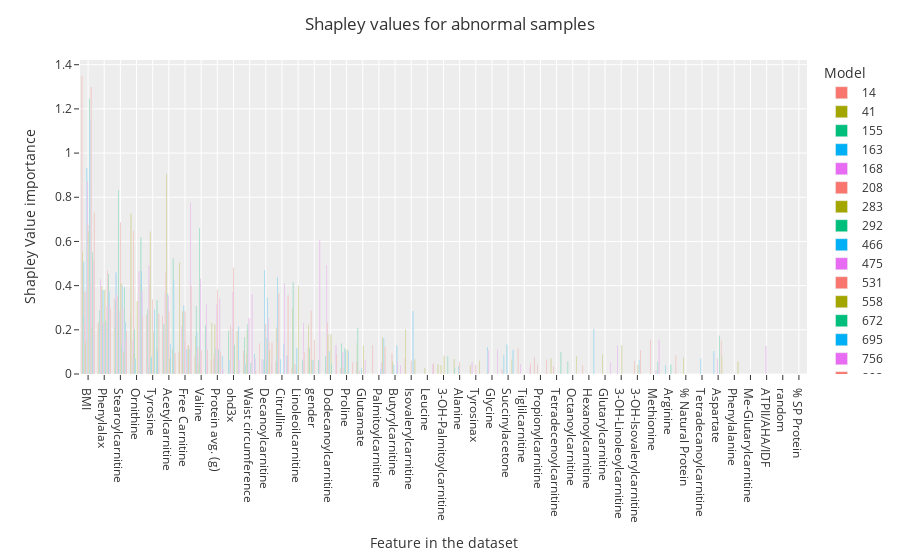

The notebook cell this image was saved under:
### Code cell
df_ranks_long = df_ranks.T
order = df_ranks_long.rank(axis="columns", ascending=False).median(axis="rows").sort_values().index

# Create a grouped barplot using Plotly
fig_barplot = px.bar(df_ranks, barmode='group', template='ggplot2',)
fig_barplot.update_xaxes(categoryorder='array', categoryarray=order, labelalias=labels_relabel)


fig_barplot.update_layout(
    xaxis_title="Feature in the dataset",
    yaxis_title="Shapley Value importance",
    title="Shapley values for abnormal samples",
    legend_title="Model",
)

# Show the plot
fig_barplot.show()

# fig = px.bar(, x='variable', y='value')
# fig.show()

### Figure 1 — Plotly figure (JSON) as saved in the notebook; plotly's stock layout.template omitted (floating-point values rounded to 4 significant figures)
{"data": [{"alignmentgroup": "True", "hovertemplate": "variable=14<br>index=%{x}<br>value=%{y}<extra></extra>", "legendgroup": "14", "marker": {"color": "#F8766D", "pattern": {"shape": ""}}, "name": "14", "offsetgroup": "14", "orientation": "v", "showlegend": true, "textposition": "auto", "type": "bar", "x": ["Género", "aleator", "IMC", "Circunferencia de cintura", "ATPII/AHA/IDF", "fenilalax", "ohd3x", "tirosinax", "Alanina", "Aspartato", "Glutamato", "Leucina", "Ornitina", "Prolina", "Tirosina", "Carnitina libre", "Propionilcarnitina", "Isovalerilcarnitina", "Tiglilcarnitina", "Me-Glutarilcarnitina", "Decanoilcarnitina", "Tetradecanoilcarnitina", "3-OH-Isovalerilcarnitina", "3-OH-Palmitoilcarnitina", "Linoleoilcarnitina", "Arginina", "Citrulina", "Glicina", "Metionina", "Fenilalanina", "Succinilacetona", "Valina", "Acetilcarnitina", "Butirilcarnitina", "Glutarilcarnitina", "Hexanoilcarnitina", "Octanoilcarnitina", "Dodecanoilcarnitina", "Tetradecenoilcarnitina", "Palmitoilcarnitina", "Estearoilcarnitina", "3-OH-Linoleoilcarnitina", "PROTEINAProm_(G)", "%_proteina_natural", "%_Proteina_SP"], "xaxis": "x", "y": [0.1187, 0, 1.35, 0.1054, 0, 0.2313, 0, 0, 0, 0, 0.05365, 0, 0.2763, 0.02626, 0.2694, 0.1024, 0.07652, 0.07066, 0.1164, 0, 0.1393, 0, 0, 0, 0.02764, 0, 0.05858, 0, 0, 0, 0.02143, 0.08013, 0.2642, 0, 0, 0.04028, 0, 0, 0, 0.1299, 0.3418, 0, 0.05993, 0, 0], "yaxis": "y"}, {"alignmentgroup": "True", "hovertemplate": "variable=41<br>index=%{x}<br>value=%{y}<extra></extra>", "legendgroup": "41", "marker": {"color": "#A3A500", "pattern": {"shape": ""}}, "name": "41", "offsetgroup": "41", "orientation": "v", "showlegend": true, "textposition": "auto", "type": "bar", "x": ["Género", "aleator", "IMC", "Circunferencia de cintura", "ATPII/AHA/IDF", "fenilalax", "ohd3x", "tirosinax", "Alanina", "Aspartato", "Glutamato", "Leucina", "Ornitina", "Prolina", "Tirosina", "Carnitina libre", "Propionilcarnitina", "Isovalerilcarnitina", "Tiglilcarnitina", "Me-Glutarilcarnitina", "Decanoilcarnitina", "Tetradecanoilcarnitina", "3-OH-Isovalerilcarnitina", "3-OH-Palmitoilcarnitina", "Linoleoilcarnitina", "Arginina", "Citrulina", "Glicina", "Metionina", "Fenilalanina", "Succinilacetona", "Valina", "Acetilcarnitina", "Butirilcarnitina", "Glutarilcarnitina", "Hexanoilcarnitina", "Octanoilcarnitina", "Dodecanoilcarnitina", "Tetradecenoilcarnitina", "Palmitoilcarnitina", "Estearoilcarnitina", "3-OH-Linoleoilcarnitina", "PROTEINAProm_(G)", "%_proteina_natural", "%_Proteina_SP"], "xaxis": "x", "y": [0.2227, 0, 0.5542, 0.03557, 0, 0.2328, 0, 0.04083, 0.06824, 0, 0.1414, 0, 0.7249, 0, 0, 0.5038, 0, 0.2014, 0, 0, 0, 0, 0, 0.0426, 0.3006, 0, 0.209, 0.004573, 0, 0, 0, 0.1694, 0.05539, 0, 0, 0, 0, 0, 0.06983, 0, 0.2056, 0, 0.232, 0, 0], "yaxis": "y"}, {"alignmentgroup": "True", "hovertemplate": "variable=155<br>index=%{x}<br>value=%{y}<extra></extra>", "legendgroup": "155", "marker": {"color": "#00BF7D", "pattern": {"shape": ""}}, "name": "155", "offsetgroup": "155", "orientation": "v", "showlegend": true, "textposition": "auto", "type": "bar", "x": ["Género", "aleator", "IMC", "Circunferencia de cintura", "ATPII/AHA/IDF", "fenilalax", "ohd3x", "tirosinax", "Alanina", "Aspartato", "Glutamato", "Leucina", "Ornitina", "Prolina", "Tirosina", "Carnitina libre", "Propionilcarnitina", "Isovalerilcarnitina", "Tiglilcarnitina", "Me-Glutarilcarnitina", "Decanoilcarnitina", "Tetradecanoilcarnitina", "3-OH-Isovalerilcarnitina", "3-OH-Palmitoilcarnitina", "Linoleoilcarnitina", "Arginina", "Citrulina", "Glicina", "Metionina", "Fenilalanina", "Succinilacetona", "Valina", "Acetilcarnitina", "Butirilcarnitina", "Glutarilcarnitina", "Hexanoilcarnitina", "Octanoilcarnitina", "Dodecanoilcarnitina", "Tetradecenoilcarnitina", "Palmitoilcarnitina", "Estearoilcarnitina", "3-OH-Linoleoilcarnitina", "PROTEINAProm_(G)", "%_proteina_natural", "%_Proteina_SP"], "xaxis": "x", "y": [0.1149, 0, 0.2626, 0.1667, 0, 0.2899, 0.1958, 0, 0.0284, 0, 0.208, 0, 0, 0.1383, 0.294, 0, 0, 0, 0, 0, 0, 0, 0, 0, 0.4159, 0, 0.07161, 0, 0, 0, 0, 0.3077, 0.2247, 0, 0, 0, 0.05673, 0.08013, 0, 0, 0.3309, 0, 0, 0, 0], "yaxis": "y"}, {"alignmentgroup": "True", "hovertemplate": "variable=163<br>index=%{x}<br>value=%{y}<extra></extra>", "legendgroup": "163", "marker": {"color": "#00B0F6", "pattern": {"shape": ""}}, "name": "163", "offsetgroup": "163", "orientation": "v", "showlegend": true, "textposition": "auto", "type": "bar", "x": ["Género", "aleator", "IMC", "Circunferencia de cintura", "ATPII/AHA/IDF", "fenilalax", "ohd3x", "tirosinax", "Alanina", "Aspartato", "Glutamato", "Leucina", "Ornitina", "Prolina", "Tirosina", "Carnitina libre", "Propionilcarnitina", "Isovalerilcarnitina", "Tiglilcarnitina", "Me-Glutarilcarnitina", "Decanoilcarnitina", "Tetradecanoilcarnitina", "3-OH-Isovalerilcarnitina", "3-OH-Palmitoilcarnitina", "Linoleoilcarnitina", "Arginina", "Citrulina", "Glicina", "Metionina", "Fenilalanina", "Succinilacetona", "Valina", "Acetilcarnitina", "Butirilcarnitina", "Glutarilcarnitina", "Hexanoilcarnitina", "Octanoilcarnitina", "Dodecanoilcarnitina", "Tetradecenoilcarnitina", "Palmitoilcarnitina", "Estearoilcarnitina", "3-OH-Linoleoilcarnitina", "PROTEINAProm_(G)", "%_proteina_natural", "%_Proteina_SP"], "xaxis": "x", "y": [0, 0, 0.5081, 0.04608, 0, 0.2278, 0.06275, 0, 0, 0.104, 0, 0, 0.05276, 0, 0.03651, 0, 0, 0, 0, 0, 0, 0, 0, 0, 0, 0.04046, 0.4384, 0.1218, 0, 0, 0.08508, 0.1884, 0, 0, 0, 0, 0, 0, 0, 0, 0.4592, 0, 0, 0, 0], "yaxis": "y"}, {"alignmentgroup": "True", "hovertemplate": "variable=168<br>index=%{x}<br>value=%{y}<extra></extra>", "legendgroup": "168", "marker": {"color": "#E76BF3", "pattern": {"shape": ""}}, "name": "168", "offsetgroup": "168", "orientation": "v", "showlegend": true, "textposition": "auto", "type": "bar", "x": ["Género", "aleator", "IMC", "Circunferencia de cintura", "ATPII/AHA/IDF", "fenilalax", "ohd3x", "tirosinax", "Alanina", "Aspartato", "Glutamato", "Leucina", "Ornitina", "Prolina", "Tirosina", "Carnitina libre", "Propionilcarnitina", "Isovalerilcarnitina", "Tiglilcarnitina", "Me-Glutarilcarnitina", "Decanoilcarnitina", "Tetradecanoilcarnitina", "3-OH-Isovalerilcarnitina", "3-OH-Palmitoilcarnitina", "Linoleoilcarnitina", "Arginina", "Citrulina", "Glicina", "Metionina", "Fenilalanina", "Succinilacetona", "Valina", "Acetilcarnitina", "Butirilcarnitina", "Glutarilcarnitina", "Hexanoilcarnitina", "Octanoilcarnitina", "Dodecanoilcarnitina", "Tetradecenoilcarnitina", "Palmitoilcarnitina", "Estearoilcarnitina", "3-OH-Linoleoilcarnitina", "PROTEINAProm_(G)", "%_proteina_natural", "%_Proteina_SP"], "xaxis": "x", "y": [0, 0, 0.2317, 0, 0, 0.4294, 0, 0.05429, 0, 0, 0, 0, 0.1523, 0.1, 0.4914, 0.2148, 0, 0, 0.04422, 0, 0.06715, 0, 0, 0, 0.0181, 0, 0.1436, 0.1065, 0, 0, 0, 0.1008, 0.3651, 0, 0, 0, 0, 0.4934, 0, 0, 0.3603, 0.1283, 0.07066, 0, 0], "yaxis": "y"}, {"alignmentgroup": "True", "hovertemplate": "variable=208<br>index=%{x}<br>value=%{y}<extra></extra>", "legendgroup": "208", "marker": {"color": "#F8766D", "pattern": {"shape": ""}}, "name": "208", "offsetgroup": "208", "orientation": "v", "showlegend": true, "textposition": "auto", "type": "bar", "x": ["Género", "aleator", "IMC", "Circunferencia de cintura", "ATPII/AHA/IDF", "fenilalax", "ohd3x", "tirosinax", "Alanina", "Aspartato", "Glutamato", "Leucina", "Ornitina", "Prolina", "Tirosina", "Carnitina libre", "Propionilcarnitina", "Isovalerilcarnitina", "Tiglilcarnitina", "Me-Glutarilcarnitina", "Decanoilcarnitina", "Tetradecanoilcarnitina", "3-OH-Isovalerilcarnitina", "3-OH-Palmitoilcarnitina", "Linoleoilcarnitina", "Arginina", "Citrulina", "Glicina", "Metionina", "Fenilalanina", "Succinilacetona", "Valina", "Acetilcarnitina", "Butirilcarnitina", "Glutarilcarnitina", "Hexanoilcarnitina", "Octanoilcarnitina", "Dodecanoilcarnitina", "Tetradecenoilcarnitina", "Palmitoilcarnitina", "Estearoilcarnitina", "3-OH-Linoleoilcarnitina", "PROTEINAProm_(G)", "%_proteina_natural", "%_Proteina_SP"], "xaxis": "x", "y": [0.2864, 0, 0.3738, 0.09088, 0, 0.2486, 0.2206, 0, 0, 0, 0.0109, 0, 0.6501, 0, 0.4051, 0.04316, 0.04171, 0, 0, 0, 0, 0, 0.06009, 0, 0.04493, 0, 0.3655, 0, 0.1553, 0, 0, 0.122, 0.4598, 0.09324, 0, 0, 0, 0.2339, 0.03522, 0, 0.3513, 0, 0.09249, 0, 0], "yaxis": "y"}, {"alignmentgroup": "True", "hovertemplate": "variable=283<br>index=%{x}<br>value=%{y}<extra></extra>", "legendgroup": "283", "marker": {"color": "#A3A500", "pattern": {"shape": ""}}, "name": "283", "offsetgroup": "283", "orientation": "v", "showlegend": true, "textposition": "auto", "type": "bar", "x": ["Género", "aleator", "IMC", "Circunferencia de cintura", "ATPII/AHA/IDF", "fenilalax", "ohd3x", "tirosinax", "Alanina", "Aspartato", "Glutamato", "Leucina", "Ornitina", "Prolina", "Tirosina", "Carnitina libre", "Propionilcarnitina", "Isovalerilcarnitina", "Tiglilcarnitina", "Me-Glutarilcarnitina", "Decanoilcarnitina", "Tetradecanoilcarnitina", "3-OH-Isovalerilcarnitina", "3-OH-Palmitoilcarnitina", "Linoleoilcarnitina", "Arginina", "Citrulina", "Glicina", "Metionina", "Fenilalanina", "Succinilacetona", "Valina", "Acetilcarnitina", "Butirilcarnitina", "Glutarilcarnitina", "Hexanoilcarnitina", "Octanoilcarnitina", "Dodecanoilcarnitina", "Tetradecenoilcarnitina", "Palmitoilcarnitina", "Estearoilcarnitina", "3-OH-Linoleoilcarnitina", "PROTEINAProm_(G)", "%_proteina_natural", "%_Proteina_SP"], "xaxis": "x", "y": [0.06519, 0, 0.1422, 0.1997, 0, 0.398, 0, 0, 0, 0, 0, 0.0266, 0.09001, 0.0327, 0.6451, 0.2834, 0, 0, 0, 0, 0, 0, 0, 0.04078, 0, 0, 0, 0, 0, 0, 0, 0.04802, 0.906, 0.05884, 0.08956, 0, 0, 0.18, 0, 0, 0.1996, 0, 0.2239, 0.07504, 0], "yaxis": "y"}, {"alignmentgroup": "True", "hovertemplate": "variable=292<br>index=%{x}<br>value=%{y}<extra></extra>", "legendgroup": "292", "marker": {"color": "#00BF7D", "pattern": {"shape": ""}}, "name": "292", "offsetgroup": "292", "orientation": "v", "showlegend": true, "textposition": "auto", "type": "bar", "x": ["Género", "aleator", "IMC", "Circunferencia de cintura", "ATPII/AHA/IDF", "fenilalax", "ohd3x", "tirosinax", "Alanina", "Aspartato", "Glutamato", "Leucina", "Ornitina", "Prolina", "Tirosina", "Carnitina libre", "Propionilcarnitina", "Isovalerilcarnitina", "Tiglilcarnitina", "Me-Glutarilcarnitina", "Decanoilcarnitina", "Tetradecanoilcarnitina", "3-OH-Isovalerilcarnitina", "3-OH-Palmitoilcarnitina", "Linoleoilcarnitina", "Arginina", "Citrulina", "Glicina", "Metionina", "Fenilalanina", "Succinilacetona", "Valina", "Acetilcarnitina", "Butirilcarnitina", "Glutarilcarnitina", "Hexanoilcarnitina", "Octanoilcarnitina", "Dodecanoilcarnitina", "Tetradecenoilcarnitina", "Palmitoilcarnitina", "Estearoilcarnitina", "3-OH-Linoleoilcarnitina", "PROTEINAProm_(G)", "%_proteina_natural", "%_Proteina_SP"], "xaxis": "x", "y": [0, 0, 0, 0.2252, 0, 0.2271, 0, 0, 0, 0, 0, 0, 0.2025, 0.118, 0.07286, 0, 0, 0, 0, 0, 0.06489, 0, 0, 0, 0.03552, 0, 0, 0, 0, 0, 0, 0.6606, 0, 0, 0, 0, 0, 0, 0, 0, 0.8327, 0, 0, 0, 0], "yaxis": "y"}, {"alignmentgroup": "True", "hovertemplate": "variable=466<br>index=%{x}<br>value=%{y}<extra></extra>", "legendgroup": "466", "marker": {"color": "#00B0F6", "pattern": {"shape": ""}}, "name": "466", "offsetgroup": "466", "orientation": "v", "showlegend": true, "textposition": "auto", "type": "bar", "x": ["Género", "aleator", "IMC", "Circunferencia de cintura", "ATPII/AHA/IDF", "fenilalax", "ohd3x", "tirosinax", "Alanina", "Aspartato", "Glutamato", "Leucina", "Ornitina", "Prolina", "Tirosina", "Carnitina libre", "Propionilcarnitina", "Isovalerilcarnitina", "Tiglilcarnitina", "Me-Glutarilcarnitina", "Decanoilcarnitina", "Tetradecanoilcarnitina", "3-OH-Isovalerilcarnitina", "3-OH-Palmitoilcarnitina", "Linoleoilcarnitina", "Arginina", "Citrulina", "Glicina", "Metionina", "Fenilalanina", "Succinilacetona", "Valina", "Acetilcarnitina", "Butirilcarnitina", "Glutarilcarnitina", "Hexanoilcarnitina", "Octanoilcarnitina", "Dodecanoilcarnitina", "Tetradecenoilcarnitina", "Palmitoilcarnitina", "Estearoilcarnitina", "3-OH-Linoleoilcarnitina", "PROTEINAProm_(G)", "%_proteina_natural", "%_Proteina_SP"], "xaxis": "x", "y": [0.06287, 0, 0.9323, 0, 0, 0.379, 0.205, 0, 0.03455, 0, 0.02596, 0, 0.06944, 0.1071, 0.07971, 0.31, 0, 0, 0, 0, 0.4712, 0.06951, 0, 0, 0.1179, 0, 0.06691, 0, 0, 0, 0.1335, 0, 0.3634, 0.04187, 0, 0, 0, 0.1013, 0, 0, 0.1683, 0, 0.1162, 0, 0], "yaxis": "y"}, {"alignmentgroup": "True", "hovertemplate": "variable=475<br>index=%{x}<br>value=%{y}<extra></extra>", "legendgroup": "475", "marker": {"color": "#E76BF3", "pattern": {"shape": ""}}, "name": "475", "offsetgroup": "475", "orientation": "v", "showlegend": true, "textposition": "auto", "type": "bar", "x": ["Género", "aleator", "IMC", "Circunferencia de cintura", "ATPII/AHA/IDF", "fenilalax", "ohd3x", "tirosinax", "Alanina", "Aspartato", "Glutamato", "Leucina", "Ornitina", "Prolina", "Tirosina", "Carnitina libre", "Propionilcarnitina", "Isovalerilcarnitina", "Tiglilcarnitina", "Me-Glutarilcarnitina", "Decanoilcarnitina", "Tetradecanoilcarnitina", "3-OH-Isovalerilcarnitina", "3-OH-Palmitoilcarnitina", "Linoleoilcarnitina", "Arginina", "Citrulina", "Glicina", "Metionina", "Fenilalanina", "Succinilacetona", "Valina", "Acetilcarnitina", "Butirilcarnitina", "Glutarilcarnitina", "Hexanoilcarnitina", "Octanoilcarnitina", "Dodecanoilcarnitina", "Tetradecenoilcarnitina", "Palmitoilcarnitina", "Estearoilcarnitina", "3-OH-Linoleoilcarnitina", "PROTEINAProm_(G)", "%_proteina_natural", "%_Proteina_SP"], "xaxis": "x", "y": [0, 0, 0.8739, 0.2536, 0.127, 0.2369, 0.3711, 0, 0, 0.06876, 0, 0, 0, 0, 0, 0.1428, 0, 0, 0, 0, 0, 0, 0, 0, 0, 0, 0, 0, 0, 0, 0, 0.4314, 0.3544, 0, 0, 0, 0, 0, 0, 0, 0.2824, 0, 0.3162, 0, 0], "yaxis": "y"}, {"alignmentgroup": "True", "hovertemplate": "variable=531<br>index=%{x}<br>value=%{y}<extra></extra>", "legendgroup": "531", "marker": {"color": "#F8766D", "pattern": {"shape": ""}}, "name": "531", "offsetgroup": "531", "orientation": "v", "showlegend": true, "textposition": "auto", "type": "bar", "x": ["Género", "aleator", "IMC", "Circunferencia de cintura", "ATPII/AHA/IDF", "fenilalax", "ohd3x", "tirosinax", "Alanina", "Aspartato", "Glutamato", "Leucina", "Ornitina", "Prolina", "Tirosina", "Carnitina libre", "Propionilcarnitina", "Isovalerilcarnitina", "Tiglilcarnitina", "Me-Glutarilcarnitina", "Decanoilcarnitina", "Tetradecanoilcarnitina", "3-OH-Isovalerilcarnitina", "3-OH-Palmitoilcarnitina", "Linoleoilcarnitina", "Arginina", "Citrulina", "Glicina", "Metionina", "Fenilalanina", "Succinilacetona", "Valina", "Acetilcarnitina", "Butirilcarnitina", "Glutarilcarnitina", "Hexanoilcarnitina", "Octanoilcarnitina", "Dodecanoilcarnitina", "Tetradecenoilcarnitina", "Palmitoilcarnitina", "Estearoilcarnitina", "3-OH-Linoleoilcarnitina", "PROTEINAProm_(G)", "%_proteina_natural", "%_Proteina_SP"], "xaxis": "x", "y": [0.1537, 0, 0.6743, 0, 0, 0.2327, 0.4812, 0.03975, 0.0548, 0, 0, 0, 0, 0, 0.3371, 0.2846, 0, 0.06045, 0, 0, 0.2266, 0, 0, 0, 0, 0, 0, 0, 0, 0, 0, 0.1066, 0.2827, 0, 0, 0, 0, 0, 0, 0, 0.6855, 0, 0.3811, 0, 0], "yaxis": "y"}, {"alignmentgroup": "True", "hovertemplate": "variable=558<br>index=%{x}<br>value=%{y}<extra></extra>", "legendgroup": "558", "marker": {"color": "#A3A500", "pattern": {"shape": ""}}, "name": "558", "offsetgroup": "558", "orientation": "v", "showlegend": true, "textposition": "auto", "type": "bar", "x": ["Género", "aleator", "IMC", "Circunferencia de cintura", "ATPII/AHA/IDF", "fenilalax", "ohd3x", "tirosinax", "Alanina", "Aspartato", "Glutamato", "Leucina", "Ornitina", "Prolina", "Tirosina", "Carnitina libre", "Propionilcarnitina", "Isovalerilcarnitina", "Tiglilcarnitina", "Me-Glutarilcarnitina", "Decanoilcarnitina", "Tetradecanoilcarnitina", "3-OH-Isovalerilcarnitina", "3-OH-Palmitoilcarnitina", "Linoleoilcarnitina", "Arginina", "Citrulina", "Glicina", "Metionina", "Fenilalanina", "Succinilacetona", "Valina", "Acetilcarnitina", "Butirilcarnitina", "Glutarilcarnitina", "Hexanoilcarnitina", "Octanoilcarnitina", "Dodecanoilcarnitina", "Tetradecenoilcarnitina", "Palmitoilcarnitina", "Estearoilcarnitina", "3-OH-Linoleoilcarnitina", "PROTEINAProm_(G)", "%_proteina_natural", "%_Proteina_SP"], "xaxis": "x", "y": [0, 0, 0.6446, 0, 0, 0.3798, 0.06287, 0, 0, 0, 0.1293, 0, 0.3302, 0.113, 0.1909, 0, 0, 0, 0, 0, 0.05762, 0, 0.04086, 0.08259, 0.3989, 0, 0, 0, 0, 0, 0, 0, 0.07254, 0, 0, 0, 0, 0.1804, 0, 0, 0.4105, 0.13, 0.06139, 0, 0], "yaxis": "y"}, {"alignmentgroup": "True", "hovertemplate": "variable=672<br>index=%{x}<br>value=%{y}<extra></extra>", "legendgroup": "672", "marker": {"color": "#00BF7D", "pattern": {"shape": ""}}, "name": "672", "offsetgroup": "672", "orientation": "v", "showlegend": true, "textposition": "auto", "type": "bar", "x": ["Género", "aleator", "IMC", "Circunferencia de cintura", "ATPII/AHA/IDF", "fenilalax", "ohd3x", "tirosinax", "Alanina", "Aspartato", "Glutamato", "Leucina", "Ornitina", "Prolina", "Tirosina", "Carnitina libre", "Propionilcarnitina", "Isovalerilcarnitina", "Tiglilcarnitina", "Me-Glutarilcarnitina", "Decanoilcarnitina", "Tetradecanoilcarnitina", "3-OH-Isovalerilcarnitina", "3-OH-Palmitoilcarnitina", "Linoleoilcarnitina", "Arginina", "Citrulina", "Glicina", "Metionina", "Fenilalanina", "Succinilacetona", "Valina", "Acetilcarnitina", "Butirilcarnitina", "Glutarilcarnitina", "Hexanoilcarnitina", "Octanoilcarnitina", "Dodecanoilcarnitina", "Tetradecenoilcarnitina", "Palmitoilcarnitina", "Estearoilcarnitina", "3-OH-Linoleoilcarnitina", "PROTEINAProm_(G)", "%_proteina_natural", "%_Proteina_SP"], "xaxis": "x", "y": [0, 0, 1.246, 0.04848, 0, 0.2405, 0.1328, 0, 0, 0.173, 0, 0, 0, 0, 0, 0, 0, 0, 0, 0, 0.1632, 0, 0, 0, 0, 0.04202, 0, 0, 0, 0, 0, 0, 0, 0, 0, 0, 0, 0.04801, 0, 0, 0.1275, 0, 0.1097, 0, 0], "yaxis": "y"}, {"alignmentgroup": "True", "hovertemplate": "variable=695<br>index=%{x}<br>value=%{y}<extra></extra>", "legendgroup": "695", "marker": {"color": "#00B0F6", "pattern": {"shape": ""}}, "name": "695", "offsetgroup": "695", "orientation": "v", "showlegend": true, "textposition": "auto", "type": "bar", "x": ["Género", "aleator", "IMC", "Circunferencia de cintura", "ATPII/AHA/IDF", "fenilalax", "ohd3x", "tirosinax", "Alanina", "Aspartato", "Glutamato", "Leucina", "Ornitina", "Prolina", "Tirosina", "Carnitina libre", "Propionilcarnitina", "Isovalerilcarnitina", "Tiglilcarnitina", "Me-Glutarilcarnitina", "Decanoilcarnitina", "Tetradecanoilcarnitina", "3-OH-Isovalerilcarnitina", "3-OH-Palmitoilcarnitina", "Linoleoilcarnitina", "Arginina", "Citrulina", "Glicina", "Metionina", "Fenilalanina", "Succinilacetona", "Valina", "Acetilcarnitina", "Butirilcarnitina", "Glutarilcarnitina", "Hexanoilcarnitina", "Octanoilcarnitina", "Dodecanoilcarnitina", "Tetradecenoilcarnitina", "Palmitoilcarnitina", "Estearoilcarnitina", "3-OH-Linoleoilcarnitina", "PROTEINAProm_(G)", "%_proteina_natural", "%_Proteina_SP"], "xaxis": "x", "y": [0, 0, 1.155, 0, 0, 0.2205, 0, 0, 0, 0, 0, 0, 0, 0.104, 0.2917, 0.1128, 0, 0.2836, 0, 0, 0.3451, 0, 0.06172, 0, 0, 0, 0.1352, 0, 0, 0, 0, 0, 0.1345, 0.1282, 0, 0, 0, 0, 0, 0.02297, 0.4, 0, 0, 0, 0], "yaxis": "y"}, {"alignmentgroup": "True", "hovertemplate": "variable=756<br>index=%{x}<br>value=%{y}<extra></extra>", "legendgroup": "756", "marker": {"color": "#E76BF3", "pattern": {"shape": ""}}, "name": "756", "offsetgroup": "756", "orientation": "v", "showlegend": true, "textposition": "auto", "type": "bar", "x": ["Género", "aleator", "IMC", "Circunferencia de cintura", "ATPII/AHA/IDF", "fenilalax", "ohd3x", "tirosinax", "Alanina", "Aspartato", "Glutamato", "Leucina", "Ornitina", "Prolina", "Tirosina", "Carnitina libre", "Propionilcarnitina", "Isovalerilcarnitina", "Tiglilcarnitina", "Me-Glutarilcarnitina", "Decanoilcarnitina", "Tetradecanoilcarnitina", "3-OH-Isovalerilcarnitina", "3-OH-Palmitoilcarnitina", "Linoleoilcarnitina", "Arginina", "Citrulina", "Glicina", "Metionina", "Fenilalanina", "Succinilacetona", "Valina", "Acetilcarnitina", "Butirilcarnitina", "Glutarilcarnitina", "Hexanoilcarnitina", "Octanoilcarnitina", "Dodecanoilcarnitina", "Tetradecenoilcarnitina", "Palmitoilcarnitina", "Estearoilcarnitina", "3-OH-Linoleoilcarnitina", "PROTEINAProm_(G)", "%_proteina_natural", "%_Proteina_SP"], "xaxis": "x", "y": [0, 0, 0.4049, 0.3605, 0, 0.304, 0, 0, 0, 0, 0.06268, 0, 0.466, 0, 0, 0.05903, 0, 0, 0, 0, 0.2511, 0, 0, 0, 0, 0, 0.4102, 0, 0.01622, 0, 0, 0, 0, 0.05878, 0, 0, 0, 0, 0, 0.05173, 0.2953, 0, 0.3428, 0, 0], "yaxis": "y"}, {"alignmentgroup": "True", "hovertemplate": "variable=802<br>index=%{x}<br>value=%{y}<extra></extra>", "legendgroup": "802", "marker": {"color": "#F8766D", "pattern": {"shape": ""}}, "name": "802", "offsetgroup": "802", "orientation": "v", "showlegend": true, "textposition": "auto", "type": "bar", "x": ["Género", "aleator", "IMC", "Circunferencia de cintura", "ATPII/AHA/IDF", "fenilalax", "ohd3x", "tirosinax", "Alanina", "Aspartato", "Glutamato", "Leucina", "Ornitina", "Prolina", "Tirosina", "Carnitina libre", "Propionilcarnitina", "Isovalerilcarnitina", "Tiglilcarnitina", "Me-Glutarilcarnitina", "Decanoilcarnitina", "Tetradecanoilcarnitina", "3-OH-Isovalerilcarnitina", "3-OH-Palmitoilcarnitina", "Linoleoilcarnitina", "Arginina", "Citrulina", "Glicina", "Metionina", "Fenilalanina", "Succinilacetona", "Valina", "Acetilcarnitina", "Butirilcarnitina", "Glutarilcarnitina", "Hexanoilcarnitina", "Octanoilcarnitina", "Dodecanoilcarnitina", "Tetradecenoilcarnitina", "Palmitoilcarnitina", "Estearoilcarnitina", "3-OH-Linoleoilcarnitina", "PROTEINAProm_(G)", "%_proteina_natural", "%_Proteina_SP"], "xaxis": "x", "y": [0, 0, 1.299, 0, 0, 0.4676, 0, 0, 0, 0.1501, 0, 0, 0, 0, 0, 0.1286, 0, 0, 0, 0, 0.145, 0, 0.1084, 0, 0, 0, 0, 0, 0, 0, 0, 0, 0, 0, 0, 0, 0, 0, 0, 0, 0.0981, 0, 0.09846, 0, 0], "yaxis": "y"}, {"alignmentgroup": "True", "hovertemplate": "variable=810<br>index=%{x}<br>value=%{y}<extra></extra>", "legendgroup": "810", "marker": {"color": "#A3A500", "pattern": {"shape": ""}}, "name": "810", "offsetgroup": "810", "orientation": "v", "showlegend": true, "textposition": "auto", "type": "bar", "x": ["Género", "aleator", "IMC", "Circunferencia de cintura", "ATPII/AHA/IDF", "fenilalax", "ohd3x", "tirosinax", "Alanina", "Aspartato", "Glutamato", "Leucina", "Ornitina", "Prolina", "Tirosina", "Carnitina libre", "Propionilcarnitina", "Isovalerilcarnitina", "Tiglilcarnitina", "Me-Glutarilcarnitina", "Decanoilcarnitina", "Tetradecanoilcarnitina", "3-OH-Isovalerilcarnitina", "3-OH-Palmitoilcarnitina", "Linoleoilcarnitina", "Arginina", "Citrulina", "Glicina", "Metionina", "Fenilalanina", "Succinilacetona", "Valina", "Acetilcarnitina", "Butirilcarnitina", "Glutarilcarnitina", "Hexanoilcarnitina", "Octanoilcarnitina", "Dodecanoilcarnitina", "Tetradecenoilcarnitina", "Palmitoilcarnitina", "Estearoilcarnitina", "3-OH-Linoleoilcarnitina", "PROTEINAProm_(G)", "%_proteina_natural", "%_Proteina_SP"], "xaxis": "x", "y": [0, 0, 0.2126, 0, 0, 0.2408, 0.1951, 0.05941, 0, 0.08114, 0, 0, 0.4079, 0, 0.1151, 0.1296, 0, 0.06593, 0, 0, 0.1072, 0, 0, 0, 0, 0, 0, 0, 0, 0.05649, 0.06408, 0, 0.1123, 0, 0, 0, 0.08173, 0, 0, 0.1647, 0.1012, 0, 0, 0, 0], "yaxis": "y"}, {"alignmentgroup": "True", "hovertemplate": "variable=812<br>index=%{x}<br>value=%{y}<extra></extra>", "legendgroup": "812", "marker": {"color": "#00BF7D", "pattern": {"shape": ""}}, "name": "812", "offsetgroup": "812", "orientation": "v", "showlegend": true, "textposition": "auto", "type": "bar", "x": ["Género", "aleator", "IMC", "Circunferencia de cintura", "ATPII/AHA/IDF", "fenilalax", "ohd3x", "tirosinax", "Alanina", "Aspartato", "Glutamato", "Leucina", "Ornitina", "Prolina", "Tirosina", "Carnitina libre", "Propionilcarnitina", "Isovalerilcarnitina", "Tiglilcarnitina", "Me-Glutarilcarnitina", "Decanoilcarnitina", "Tetradecanoilcarnitina", "3-OH-Isovalerilcarnitina", "3-OH-Palmitoilcarnitina", "Linoleoilcarnitina", "Arginina", "Citrulina", "Glicina", "Metionina", "Fenilalanina", "Succinilacetona", "Valina", "Acetilcarnitina", "Butirilcarnitina", "Glutarilcarnitina", "Hexanoilcarnitina", "Octanoilcarnitina", "Dodecanoilcarnitina", "Tetradecenoilcarnitina", "Palmitoilcarnitina", "Estearoilcarnitina", "3-OH-Linoleoilcarnitina", "PROTEINAProm_(G)", "%_proteina_natural", "%_Proteina_SP"], "xaxis": "x", "y": [0.06228, 0, 0.5515, 0, 0, 0.4522, 0, 0, 0, 0, 0, 0, 0.6179, 0, 0.3334, 0, 0, 0, 0, 0, 0, 0, 0, 0.07995, 0.06434, 0, 0, 0, 0.05442, 0, 0, 0.2205, 0.5244, 0, 0, 0, 0, 0, 0.09823, 0, 0.3938, 0, 0, 0, 0], "yaxis": "y"}, {"alignmentgroup": "True", "hovertemplate": "variable=850<br>index=%{x}<br>value=%{y}<extra></extra>", "legendgroup": "850", "marker": {"color": "#00B0F6", "pattern": {"shape": ""}}, "name": "850", "offsetgroup": "850", "orientation": "v", "showlegend": true, "textposition": "auto", "type": "bar", "x": ["Género", "aleator", "IMC", "Circunferencia de cintura", "ATPII/AHA/IDF", "fenilalax", "ohd3x", "tirosinax", "Alanina", "Aspartato", "Glutamato", "Leucina", "Ornitina", "Prolina", "Tirosina", "Carnitina libre", "Propionilcarnitina", "Isovalerilcarnitina", "Tiglilcarnitina", "Me-Glutarilcarnitina", "Decanoilcarnitina", "Tetradecanoilcarnitina", "3-OH-Isovalerilcarnitina", "3-OH-Palmitoilcarnitina", "Linoleoilcarnitina", "Arginina", "Citrulina", "Glicina", "Metionina", "Fenilalanina", "Succinilacetona", "Valina", "Acetilcarnitina", "Butirilcarnitina", "Glutarilcarnitina", "Hexanoilcarnitina", "Octanoilcarnitina", "Dodecanoilcarnitina", "Tetradecenoilcarnitina", "Palmitoilcarnitina", "Estearoilcarnitina", "3-OH-Linoleoilcarnitina", "PROTEINAProm_(G)", "%_proteina_natural", "%_Proteina_SP"], "xaxis": "x", "y": [0, 0, 0.1684, 0.09025, 0, 0.374, 0.215, 0, 0, 0, 0, 0, 0.4667, 0, 0.105, 0.1122, 0, 0, 0, 0, 0, 0, 0, 0, 0, 0, 0.08299, 0, 0, 0, 0.1091, 0.06695, 0.4215, 0, 0, 0.2035, 0, 0, 0, 0.1634, 0.2341, 0, 0.08172, 0, 0], "yaxis": "y"}, {"alignmentgroup": "True", "hovertemplate": "variable=866<br>index=%{x}<br>value=%{y}<extra></extra>", "legendgroup": "866", "marker": {"color": "#E76BF3", "pattern": {"shape": ""}}, "name": "866", "offsetgroup": "866", "orientation": "v", "showlegend": true, "textposition": "auto", "type": "bar", "x": ["Género", "aleator", "IMC", "Circunferencia de cintura", "ATPII/AHA/IDF", "fenilalax", "ohd3x", "tirosinax", "Alanina", "Aspartato", "Glutamato", "Leucina", "Ornitina", "Prolina", "Tirosina", "Carnitina libre", "Propionilcarnitina", "Isovalerilcarnitina", "Tiglilcarnitina", "Me-Glutarilcarnitina", "Decanoilcarnitina", "Tetradecanoilcarnitina", "3-OH-Isovalerilcarnitina", "3-OH-Palmitoilcarnitina", "Linoleoilcarnitina", "Arginina", "Citrulina", "Glicina", "Metionina", "Fenilalanina", "Succinilacetona", "Valina", "Acetilcarnitina", "Butirilcarnitina", "Glutarilcarnitina", "Hexanoilcarnitina", "Octanoilcarnitina", "Dodecanoilcarnitina", "Tetradecenoilcarnitina", "Palmitoilcarnitina", "Estearoilcarnitina", "3-OH-Linoleoilcarnitina", "PROTEINAProm_(G)", "%_proteina_natural", "%_Proteina_SP"], "xaxis": "x", "y": [0.6055, 0, 0.51, 0.06922, 0, 0.3195, 0.06221, 0, 0, 0, 0, 0.04514, 0.3752, 0, 0, 0.7763, 0, 0, 0.03097, 0, 0.05098, 0, 0, 0, 0.2305, 0, 0.08353, 0.1114, 0.1549, 0, 0, 0.3141, 0, 0.04071, 0.0539, 0, 0, 0.1318, 0, 0, 0.1514, 0, 0.02088, 0, 0], "yaxis": "y"}, {"alignmentgroup": "True", "hovertemplate": "variable=946<br>index=%{x}<br>value=%{y}<extra></extra>", "legendgroup": "946", "marker": {"color": "#F8766D", "pattern": {"shape": ""}}, "name": "946", "offsetgroup": "946", "orientation": "v", "showlegend": true, "textposition": "auto", "type": "bar", "x": ["Género", "aleator", "IMC", "Circunferencia de cintura", "ATPII/AHA/IDF", "fenilalax", "ohd3x", "tirosinax", "Alanina", "Aspartato", "Glutamato", "Leucina", "Ornitina", "Prolina", "Tirosina", "Carnitina libre", "Propionilcarnitina", "Isovalerilcarnitina", "Tiglilcarnitina", "Me-Glutarilcarnitina", "Decanoilcarnitina", "Tetradecanoilcarnitina", "3-OH-Isovalerilcarnitina", "3-OH-Palmitoilcarnitina", "Linoleoilcarnitina", "Arginina", "Citrulina", "Glicina", "Metionina", "Fenilalanina", "Succinilacetona", "Valina", "Acetilcarnitina", "Butirilcarnitina", "Glutarilcarnitina", "Hexanoilcarnitina", "Octanoilcarnitina", "Dodecanoilcarnitina", "Tetradecenoilcarnitina", "Palmitoilcarnitina", "Estearoilcarnitina", "3-OH-Linoleoilcarnitina", "PROTEINAProm_(G)", "%_proteina_natural", "%_Proteina_SP"], "xaxis": "x", "y": [0, 0, 0.7294, 0.01551, 0, 0.2985, 0, 0, 0, 0, 0, 0.04722, 0.2616, 0.0547, 0.2722, 0.3984, 0.06396, 0, 0.04592, 0, 0.1418, 0, 0, 0, 0.0968, 0.08405, 0.3579, 0, 0, 0, 0, 0.1096, 0.0951, 0, 0, 0, 0, 0.0881, 0, 0.1228, 0.196, 0, 0, 0, 0], "yaxis": "y"}], "layout": {"barmode": "group", "legend": {"title": {"text": "Model"}, "tracegroupgap": 0}, "margin": {"t": 60}, "title": {"text": "Shapley values for abnormal samples"}, "xaxis": {"anchor": "y", "categoryarray": ["IMC", "fenilalax", "Estearoilcarnitina", "Ornitina", "Tirosina", "Acetilcarnitina", "Carnitina libre", "Valina", "PROTEINAProm_(G)", "ohd3x", "Circunferencia de cintura", "Decanoilcarnitina", "Citrulina", "Linoleoilcarnitina", "Género", "Dodecanoilcarnitina", "Prolina", "Glutamato", "Palmitoilcarnitina", "Butirilcarnitina", "Isovalerilcarnitina", "Leucina", "3-OH-Palmitoilcarnitina", "Alanina", "tirosinax", "Glicina", "Succinilacetona", "Tiglilcarnitina", "Propionilcarnitina", "Tetradecenoilcarnitina", "Octanoilcarnitina", "Hexanoilcarnitina", "Glutarilcarnitina", "3-OH-Linoleoilcarnitina", "3-OH-Isovalerilcarnitina", "Metionina", "Arginina", "%_proteina_natural", "Tetradecanoilcarnitina", "Aspartato", "Fenilalanina", "Me-Glutarilcarnitina", "ATPII/AHA/IDF", "aleator", "%_Proteina_SP"], "categoryorder": "array", "domain": [0, 1], "labelalias": {"%_Proteina_SP": "% SP Protein", "%_proteina_natural": "% Natural Protein", "3-OH-Isovalerilcarnitina": "3-OH-Isovalerylcarnitine", "3-OH-Linoleoilcarnitina": "3-OH-Linoleoylcarnitine", "3-OH-Palmitoilcarnitina": "3-OH-Palmitoylcarnitine", "ATPII/AHA/IDF": "ATPII/AHA/IDF", "Acetilcarnitina": "Acetylcarnitine", "Alanina": "Alanine", "Arginina": "Arginine", "Aspartato": "Aspartate", "Butirilcarnitina": "Butyrylcarnitine", "CALCIOProm_(MG)": "Calcium avg. (mg)", "CARBOHIDRATOProm_(G)": "CARBOHYDRATE avg. (g)", "COBREProm_(MG)": "Copper avg. (mg)", "COLESTEROLProm_(MG)": "CHOLESTEROL avg. (mg)", "Carnitina libre": "Free Carnitine", "Circunferencia de cintura": "Waist circumference", "Citrulina": "Citrulline", "Decanoilcarnitina": "Decanoylcarnitine", "Dodecanoilcarnitina": "Dodecanoylcarnitine", "ENERGIAProm_(KCAL)": "ENERGY avg. (KCAL)", "Edad": "Age", "Estatura": "Height", "Estearoilcarnitina": "Stearoylcarnitine", "FENILALANINAProm_(G)": "PHENYLALANINE_avg (g)", "FOLATOProm_(MCG)": "Folate avg. (MCG)", "Fenilalanina": "Phenylalanine", "GRASAProm(G)": "Fat avg. (g)", "Glicina": "Glycine", "Glutamato": "Glutamate", "Glutarilcarnitina": "Glutarylcarnitine", "Género": "gender", "HIERROProm_(MG)": "Iron avg. (mg)", "HOMA-IR alterado": "HOMA-IR altered", "HOMA2-IR": "HOMA2-IR", "HOMA2B(%)": "HOMA2B(%)", "HOMA2S%": "HOMA2S%", "Hexanoilcarnitina": "Hexanoylcarnitine", "IMC": "BMI", "Isovalerilcarnitina": "Isovalerylcarnitine", "Leucina": "Leucine", "Linoleoilcarnitina": "Linoleoilcarnitine", "Me-Glutarilcarnitina": "Me-Glutarylcarnitine", "Metionina": "Methionine", "Octanoilcarnitina": "Octanoylcarnitine", "Ornitina": "Ornithine", "PROTEINAProm_(G)": "Protein avg. (g)", "Palmitoilcarnitina": "Palmitoylcarnitine", "Peso": "Weight", "Prolina": "Proline", "Propionilcarnitina": "Propionylcarnitine", "Proteina_SP": "SP Protein", "Proteina_natural": "Protein natural", "SP_gr/kg": "SP (gr/kg)", "Succinilacetona": "Succinylacetone", "TIROSINAProm_(G)": "TYROSINE avg. (g)", "Tetradecanoilcarnitina": "Tetradecanoylcarnitine", "Tetradecenoilcarnitina": "Tetradecenoylcarnitine", "Tiglilcarnitina": "Tiglilcarnitine", "Tirosina": "Tyrosine", "VITAMINA_B12Prom_(MCG)": "Vitamin B12 avg. (MCG)", "VITAMINA_Dprom": "Vitamin D avg.", "Valina": "Valine", "ZINCProm_(MG)": "Zinc avg. (mg)", "aleator": "random", "fenilalax": "Phenylalax", "glummol": "Glummol", "glupromx": "Glupromx", "insuprom": "Insuprom", "ohd3x": "ohd3x", "quickix": "Quickix", "tirosinax": "Tyrosinax"}, "title": {"text": "Feature in the dataset"}}, "yaxis": {"anchor": "x", "domain": [0, 1], "title": {"text": "Shapley Value importance"}}}}
